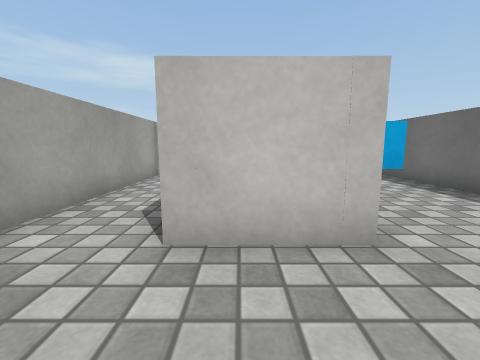
view 1 (above)

14 first-person views from a walk through a 3-D level made in the Unity game engine. The camera is 0.55 m above the floor, tilts 8° down and sees 90° across. The floor is counted in squares, 0.5 m on a side. Each view is taken from the middle of a square. On the plan, view 1 faces up. The plan holds only what a view shows up to about 11 squares ahead; the rest is blank. The place goes on beyond the plan. Surface patterns are stand-ins for the level's own textures.

view 2
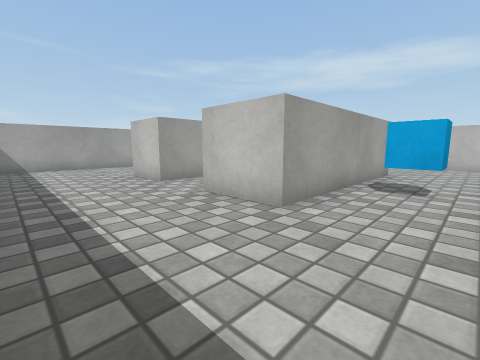

view 3
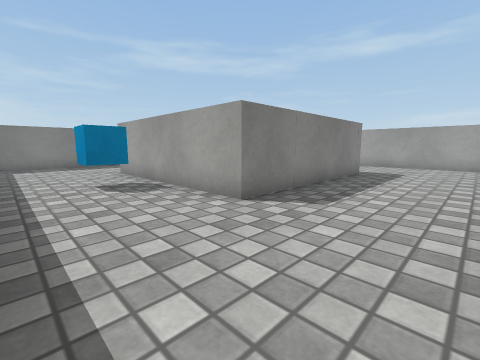

view 4
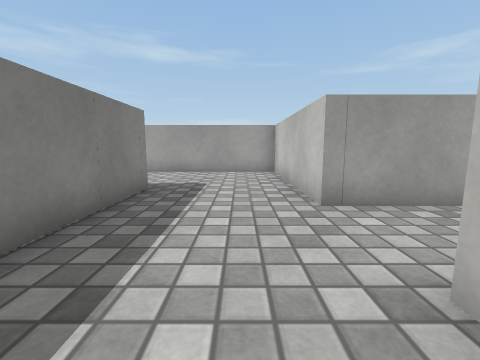

view 5
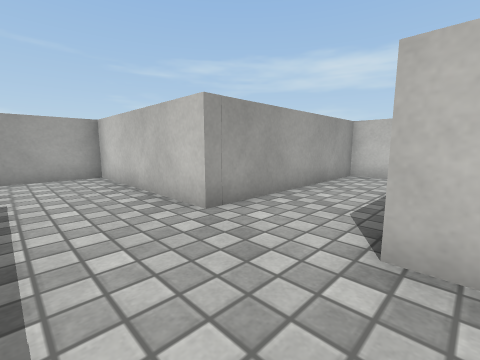

view 6
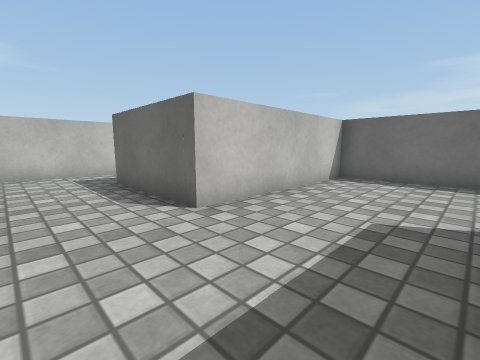

view 7
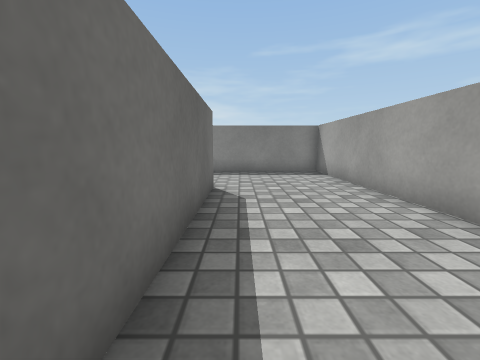

view 8
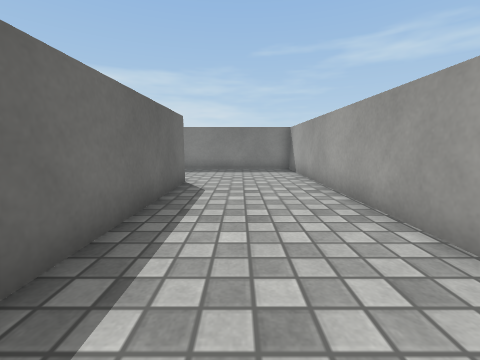

view 9
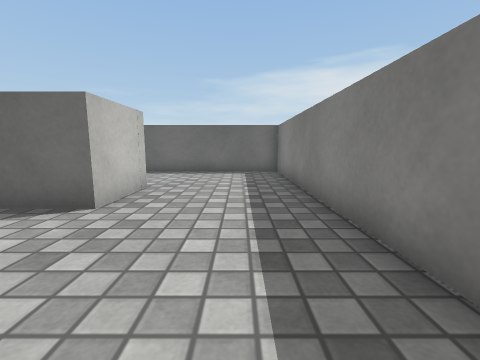

view 10
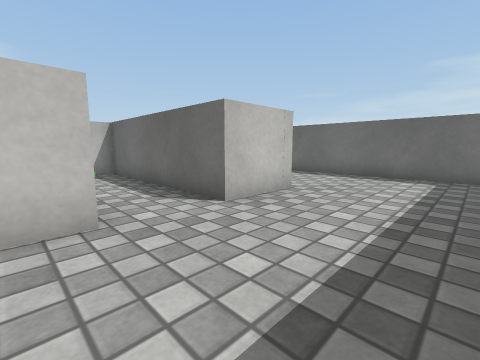

view 11
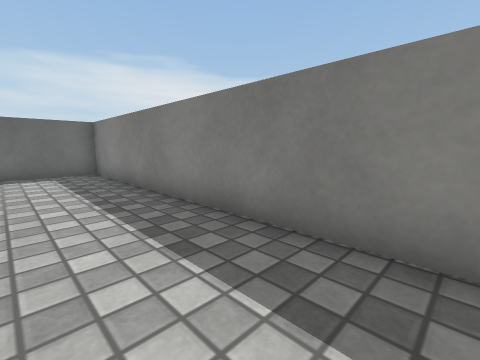

view 12
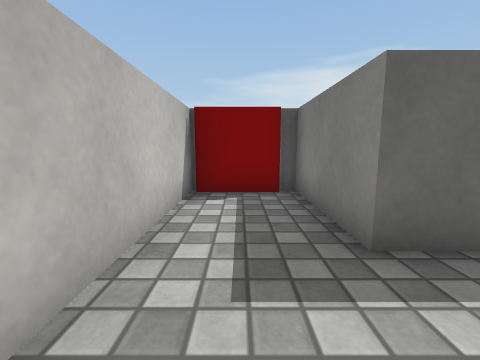

view 13
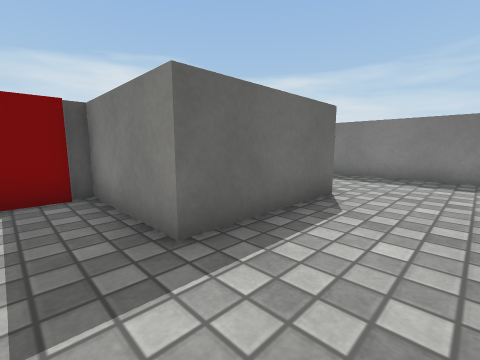

view 14
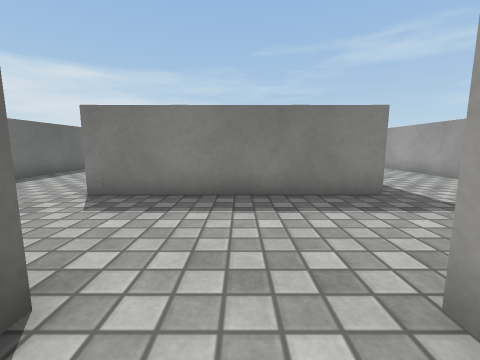

### Floor plan
Points are (right, up) in squares from view 1. A wall is a line through its corners. A room is listed if a view was taken in it or the views show most of it. See-through windows are left out.
Room 1 (views 1, 2, 3, 4, 5, 6, 7, 8, 9, 10, 11, 12, 13, 14)
walls: (-5.4, 9.6) (1.5, 9.6) (1.5, 2.6) (-0.9, 2.6) (-0.9, 9.2) (-3.1, 9.2) (-3.1, 2.6) (-5.3, 2.6) (-5.3, 8.5); (2.7, 18) (2.7, 20.1); (3, 20.2) (-3.4, 20.2) (-3.4, 13.5) (-9.4, 13.5) (-9.4, -1.7) (5.5, -1.7) (5.5, 13.5) (-0.6, 13.5) (-0.6, 17.6) (2.9, 17.6) (2.9, 18.1)
objects: cube (3, 5) to (3, 6)

Positions as (right, up) in squares from view 1, and headings:
1: (0, 0), facing up
2: (4, -1), facing up-left
3: (5, 13), facing down-left
4: (1, 12), facing left
5: (0, 11), facing up-left
6: (-3, 10), facing up-right
7: (-6, 9), facing down
8: (-7, 10), facing down
9: (-5, 0), facing right
10: (-4, -1), facing up-right
11: (-5, 1), facing down-right
12: (-3, 19), facing right
13: (-3, 19), facing down-right
14: (-2, 15), facing down
